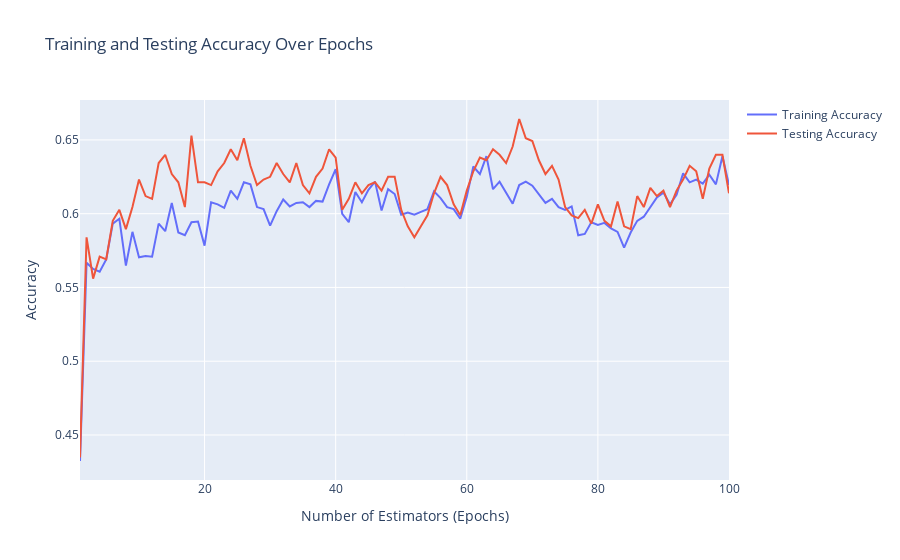

The cell this chart's notebook holds for it:
### Code cell
# Create a line plot for both training and testing accuracy using Plotly
fig = go.Figure()

fig.add_trace(go.Scatter(x=np.arange(1, n_estimators + 1), y=training_accuracy, mode='lines', name='Training Accuracy'))
fig.add_trace(go.Scatter(x=np.arange(1, n_estimators + 1), y=testing_accuracy, mode='lines', name='Testing Accuracy'))

fig.update_layout(title='Training and Testing Accuracy Over Epochs',
                  xaxis_title='Number of Estimators (Epochs)',
                  yaxis_title='Accuracy')

fig.show()
